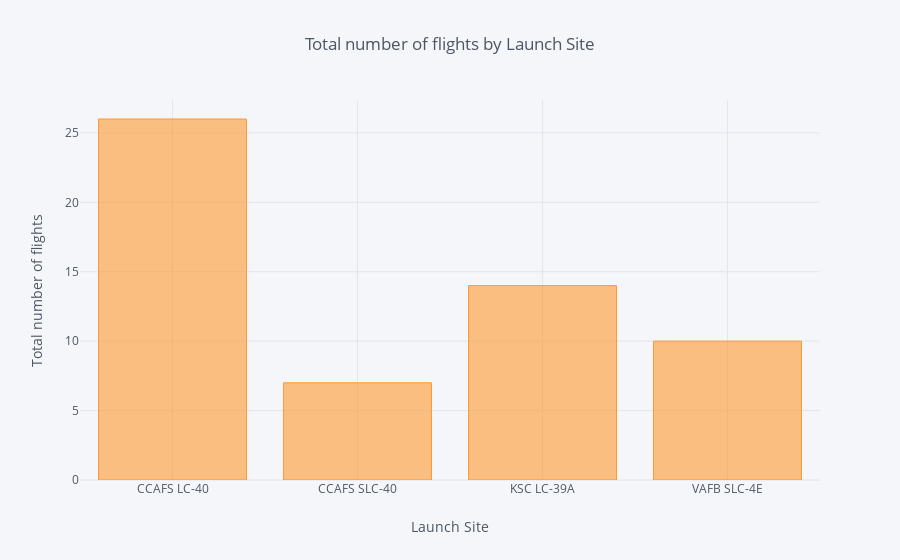

Notebook code for this chart:
### Markdown cell above
### Total number of flights

### Code cell
flights = spacex.groupby(['Launch Site'], as_index=False).agg({'Flight Number': 'count'})
print(flights.head())

flights.iplot(kind='bar', x ='Launch Site', xTitle='Launch Site',
           yTitle='Total number of flights', title='Total number of flights by Launch Site')

### Figure 1 — Plotly figure (JSON) as saved in the notebook; plotly's stock layout.template omitted (floating-point values rounded to 4 significant figures)
{"data": [{"marker": {"color": "rgba(255, 153, 51, 0.6)", "line": {"color": "rgba(255, 153, 51, 1.0)", "width": 1}}, "name": "Flight Number", "orientation": "v", "text": "", "type": "bar", "uid": "c3e91a04-54fb-442d-a28b-b310b9996ef5", "x": ["CCAFS LC-40", "CCAFS SLC-40", "KSC LC-39A", "VAFB SLC-4E"], "y": [26, 7, 14, 10]}], "layout": {"legend": {"bgcolor": "#F5F6F9", "font": {"color": "#4D5663"}}, "paper_bgcolor": "#F5F6F9", "plot_bgcolor": "#F5F6F9", "title": {"font": {"color": "#4D5663"}, "text": "Total number of flights by Launch Site"}, "xaxis": {"gridcolor": "#E1E5ED", "showgrid": true, "tickfont": {"color": "#4D5663"}, "title": {"font": {"color": "#4D5663"}, "text": "Launch Site"}, "zerolinecolor": "#E1E5ED"}, "yaxis": {"gridcolor": "#E1E5ED", "showgrid": true, "tickfont": {"color": "#4D5663"}, "title": {"font": {"color": "#4D5663"}, "text": "Total number of flights"}, "zerolinecolor": "#E1E5ED"}}}
